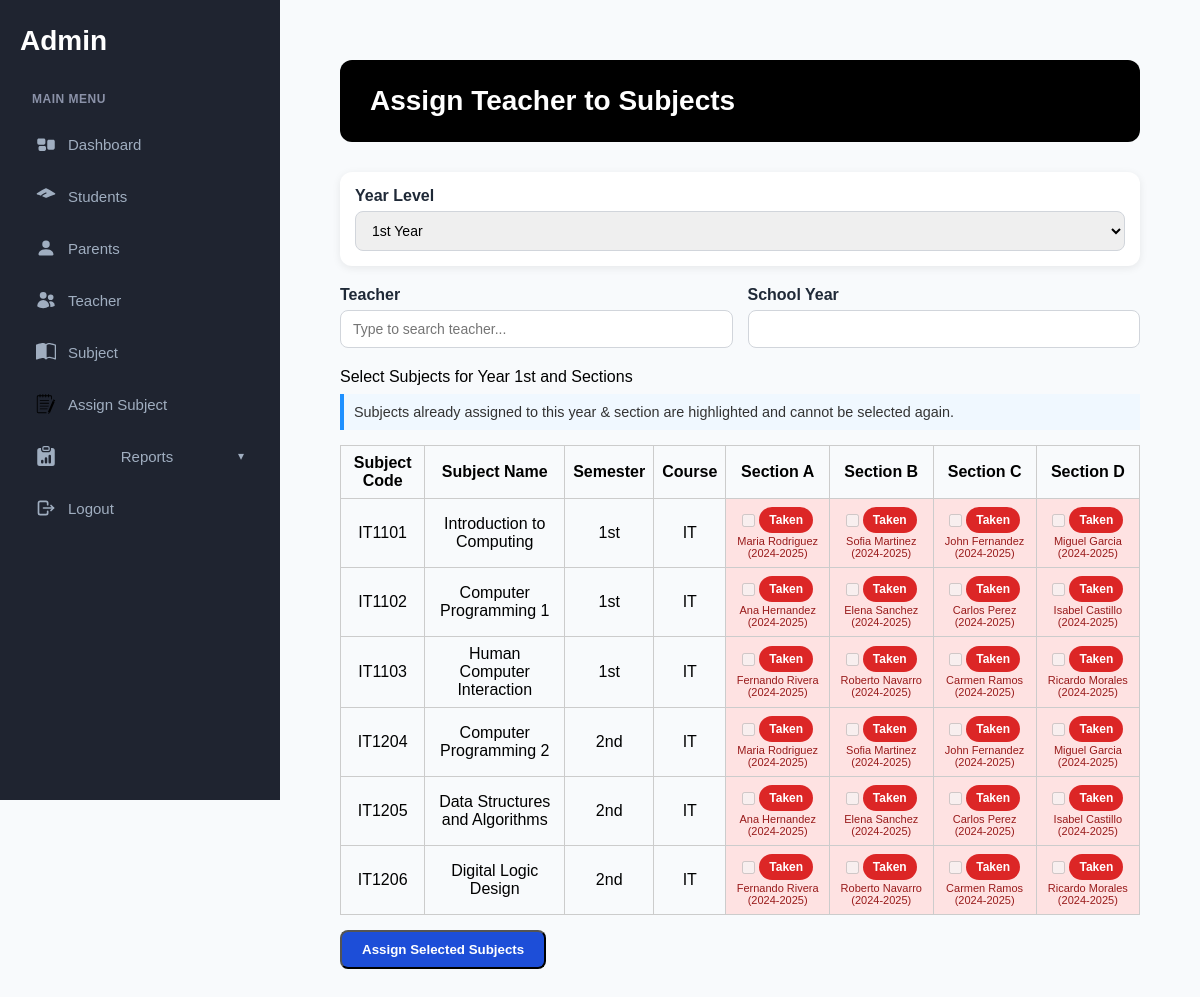
Page /academic/assignments/add-page/ (signed in) on the committed database.
### academics/models.py (models this page shows, shortened)
class Subject(models.Model):
    course = models.ForeignKey(Course, on_delete=models.SET_NULL, null=True)
    subject_code = models.CharField(max_length=20)
    name = models.CharField(max_length=255)
    semester_number = models.CharField(
        max_length=3,
        choices=[('1st', '1st Semester'), ('2nd', '2nd Semester')],
    )
    year_level = models.CharField(
        max_length=10,
        choices=YEAR_LEVEL_CHOICES,
        default='1st',
    )
    class Meta:
        unique_together = ('subject_code', 'semester_number', 'year_level')

class Course(models.Model):
    name = models.CharField(max_length=255)
    description = models.CharField(max_length=255)

class SubjectOffering(models.Model):
    subject = models.ForeignKey(
        Subject,
        on_delete=models.CASCADE,
        related_name='offerings',
    )
    teacher = models.ForeignKey(
        "accounts.TeacherProfile",
        on_delete=models.SET_NULL,
        null=True,
        related_name='subjects',
    )
    year = models.CharField(max_length=10, choices=YEAR_LEVEL_CHOICES)
    section = models.CharField(max_length=5, choices=SECTION_CHOICES, default=SECTION_CHOICES[0][0])
    school_year = models.CharField(max_length=20)
    class Meta:
        unique_together = (
            'subject',
            'year',
            'section',
            'school_year',
        )

### accounts/models.py (models this page shows, shortened)
class TeacherProfile(models.Model):
    user = models.OneToOneField(CustomUser, on_delete=models.CASCADE, limit_choices_to={'role':'teacher'})
    first_name = models.CharField(max_length=50)
    middle_name = models.CharField(max_length=50, blank=True, null=True)
    last_name = models.CharField(max_length=50)

### academics/views.py (the view, shortened to what this page needs)
# urls.py: path('assignments/add-page/', views.add_assignment_page, name='add_assignment_page'),
@login_required
def add_assignment_page(request):
    teacher_list = TeacherProfile.objects.all()
    selected_year = request.GET.get('year') or YEAR_LEVEL_CHOICES[0][0]
    subjects = Subject.objects.filter(
        year_level=selected_year
    ).select_related('course').order_by('course__name', 'subject_code')
    existing_offerings = SubjectOffering.objects.select_related('teacher').filter(
        year=selected_year,
    )
    offerings_by_subject = {
        (offering.subject_id, offering.section): offering
        for offering in existing_offerings
    }
    subject_rows = []
    for subject in subjects:
        section_status = []
        for value, label in SECTION_CHOICES:
            offering = offerings_by_subject.get((subject.id, value))
            section_status.append({
                'value': value,
                'label': label,
                'is_taken': offering is not None,
                'assigned_teacher': offering.teacher if offering else None,
                'school_year': offering.school_year if offering else '',
            })
        subject_rows.append({
            'subject': subject,
            'sections': section_status,
        })
    form = AssignSubjectForm()
    return render(request, 'dashboard/add_assignment_page.html', {
        'teacher_list': teacher_list,
        'subject_rows': subject_rows,
        'assign_subject_form': form,
        'year_levels': YEAR_LEVEL_CHOICES,
        'sections': SECTION_CHOICES,
        'selected_year': selected_year,
    })

### academics/forms.py
class AssignSubjectForm(forms.ModelForm):
    class Meta:
        model = SubjectOffering
        fields = ['subject', 'teacher', 'year', 'section', 'school_year']
        widgets = {
            'subject': forms.Select(attrs={'class': 'form-control'}),
            'teacher': forms.Select(attrs={'class': 'form-control'}),
            'year': forms.Select(attrs={'class': 'form-control'}),
            'section': forms.Select(attrs={'class': 'form-control'}),
            'school_year': forms.TextInput(attrs={'class': 'form-control'}),
        }

### dashboard/templates/dashboard/add_assignment_page.html (shortened to what this page needs)
{% extends 'base.html' %}
{% load static %}
{% block content %}
<div class="dashboard-container">
  <div class="dashboard-header">
    <h2>Assign Teacher to Subjects</h2>
  </div>
  <form method="get" class="filter-container styled-filter">
    <div class="form-field">
      <label for="year_filter">Year Level</label>
      <select id="year_filter" name="year" class="form-control" onchange="this.form.submit()">
        {% for value,label in year_levels %}
          <option value="{{ value }}" {% if value == selected_year %}selected{% endif %}>{{ label }}</option>
        {% endfor %}
      </select>
    </div>
  </form>
  <form method="post" action="{% url 'academics:add_assignment_page' %}" id="assignForm">
    <div class="form-grid">
      <div class="form-field">
        <label for="teacherInput">Teacher</label>
        <input id="teacherInput" list="teacherList" class="form-control" placeholder="Type to search teacher..." required>
      </div>
      <div class="form-field">
        <label for="schoolYearInput">School Year</label>
        {{ assign_subject_form.school_year }}
      </div>
    </div>
    <div class="form-group">
      <label>Select Subjects for Year {{ selected_year }} and Sections</label>
      <p class="info-note" style="margin-top:8px;">
        Subjects already assigned to this year &amp; section are highlighted and cannot be selected again.
      </p>
      <table class="subject-table recent-table">
        <thead>
          <tr>
            <th>Subject Code</th>
            <th>Subject Name</th>
            <th>Semester</th>
            <th>Course</th>
            {% for value,label in sections %}
              <th>Section {{ label }}</th>
            {% endfor %}
          </tr>
        </thead>
        <tbody>
          {% if subject_rows %}
            {% for row in subject_rows %}
              {% with sub=row.subject %}
              <tr>
                <td>{{ sub.subject_code }}</td>
                <td>{{ sub.name }}</td>
                <td>{{ sub.semester_number }}</td>
                <td>{{ sub.course.name }}</td>
                {% for sec in row.sections %}
                  <td class="{% if sec.is_taken %}taken-cell{% endif %}">
                    <label class="section-checkbox">
                      <input type="checkbox"
                             name="assign_{{ sub.id }}_{{ sec.value }}"
                             data-subject="{{ sub.id }}"
                             data-section="{{ sec.value }}"
                             data-year="{{ selected_year }}"
                             {% if sec.is_taken %}disabled{% endif %}>
                      {% if sec.is_taken %}
                        <span class="taken-pill">
                          Taken
                        </span>
                      {% endif %}
                    </label>
                    {% if sec.is_taken and sec.assigned_teacher %}
                      <div class="taken-meta">
                        {{ sec.assigned_teacher.first_name }} {{ sec.assigned_teacher.last_name }} ({{ sec.school_year }})
                      </div>
                    {% endif %}
                  </td>
                {% endfor %}
              </tr>
              {% endwith %}
            {% endfor %}
          {% else %}
            <tr>
              <td colspan="{{ 4|add:sections|length }}" class="empty-row">No subjects found for the selected year level.</td>
            </tr>
          {% endif %}
        </tbody>
      </table>
    </div>
    <button type="submit" class="btn add-subject-btn">Assign Selected Subjects</button>
  </form>
</div>
{% endblock %}

### core/static/css/styles.css (style rules this page uses)
* { margin: 0; padding: 0; box-sizing: border-box; }
body { font-family: -apple-system, BlinkMacSystemFont, 'Segoe UI', Roboto, Oxygen, Ubuntu, Cantarell, sans-serif; background-color: #f8fafc; min-height: 100vh; margin: 0; padding: 0; }
.dashboard-container { padding: 30px; font-family: 'Poppins', sans-serif; }
.dashboard-header { background: #000; color: #fff; padding: 25px 30px; border-radius: 12px; margin-bottom: 30px; }
.dashboard-header h2 { margin: 0; font-size: 28px; font-weight: 700; }
.recent-table { width: 100%; border-collapse: collapse; margin-top: 15px; }
.recent-table th, .recent-table td { border-bottom: 1px solid #ddd; padding: 10px; text-align: left; }
.add-student-btn , .add-subject-btn { background-color: #1d4ed8; color: #fff; padding: 10px 20px; border-radius: 8px; text-decoration: none; font-weight: 600; transition: background-color 0.3s ease; }
.dashboard-header { display: flex; justify-content: space-between; align-items: center; background: #000; color: #fff; padding: 25px 30px; border-radius: 12px; margin-bottom: 30px; }
.add-subject-btn { background-color: #1d4ed8; color: #fff; padding: 10px 20px; border-radius: 8px; text-decoration: none; font-weight: 600; transition: background-color 0.3s ease; }
.info-note { background-color: #f0f8ff; border-left: 4px solid #1e90ff; padding: 10px; margin-bottom: 15px; font-size: 0.9rem; color: #333; }

### core/static/css/report.css (style rules this page uses)
* { margin: 0; padding: 0; box-sizing: border-box; }
body { font-family: 'Poppins', sans-serif; background-color: #f8fafc; min-height: 100vh; margin: 0; padding: 0; }
.dashboard-container { padding: 30px; }
.dashboard-header { display: flex; justify-content: space-between; align-items: center; background: #000; color: #fff; padding: 25px 30px; border-radius: 12px; margin-bottom: 30px; }
.dashboard-header h2 { font-size: 28px; font-weight: 700; }

### dashboard/templates/dashboard/add_assignment_page.html (style rules this page uses)
.subject-table { width: 100%; border-collapse: collapse; margin-bottom: 15px; }
.subject-table th, .subject-table td { border: 1px solid #ccc; padding: 8px; text-align: center; }
.form-group { margin-bottom: 15px; }
.form-grid { display: grid; grid-template-columns: repeat(auto-fit, minmax(220px, 1fr)); gap: 15px; margin-bottom: 20px; }
.form-field label { font-weight: 600; display: block; margin-bottom: 6px; color: #1f2937; }
.form-field .form-control, .form-field input, .form-field select { width: 100%; padding: 10px 12px; border: 1px solid #d1d5db; border-radius: 8px; font-size: 14px; }
.styled-filter { background: #fff; padding: 15px; border-radius: 12px; box-shadow: 0 2px 8px rgba(0,0,0,0.08); margin-bottom: 20px; }
.taken-cell { background-color: #fee2e2; }
.taken-cell input[type="checkbox"] { cursor: not-allowed; }
.taken-pill { display: inline-block; padding: 6px 10px; border-radius: 999px; background-color: #dc2626; color: #fff; font-size: 12px; font-weight: 600; }
.taken-meta { font-size: 11px; color: #991b1b; margin-top: 2px; }
.section-checkbox { display: flex; align-items: center; gap: 4px; justify-content: center; }

### rows in the picture
Subject: subject.subject_code "IT1101", subject.name "Introduction to Computing", subject.semester_number "1st", subject.course.name "IT"
TeacherProfile: assigned_teacher.first_name "Maria", assigned_teacher.last_name "Rodriguez", school_year "2024-2025"
TeacherProfile: assigned_teacher.first_name "Sofia", assigned_teacher.last_name "Martinez", school_year "2024-2025"
TeacherProfile: assigned_teacher.first_name "John", assigned_teacher.last_name "Fernandez", school_year "2024-2025"
TeacherProfile: assigned_teacher.first_name "Miguel", assigned_teacher.last_name "Garcia", school_year "2024-2025"
Subject: subject.subject_code "IT1102", subject.name "Computer Programming 1", subject.semester_number "1st", subject.course.name "IT"
TeacherProfile: assigned_teacher.first_name "Ana", assigned_teacher.last_name "Hernandez", school_year "2024-2025"
TeacherProfile: assigned_teacher.first_name "Elena", assigned_teacher.last_name "Sanchez", school_year "2024-2025"
TeacherProfile: assigned_teacher.first_name "Carlos", assigned_teacher.last_name "Perez", school_year "2024-2025"
TeacherProfile: assigned_teacher.first_name "Isabel", assigned_teacher.last_name "Castillo", school_year "2024-2025"
Subject: subject.subject_code "IT1103", subject.name "Human Computer Interaction", subject.semester_number "1st", subject.course.name "IT"
TeacherProfile: assigned_teacher.first_name "Fernando", assigned_teacher.last_name "Rivera", school_year "2024-2025"
TeacherProfile: assigned_teacher.first_name "Roberto", assigned_teacher.last_name "Navarro", school_year "2024-2025"
TeacherProfile: assigned_teacher.first_name "Carmen", assigned_teacher.last_name "Ramos", school_year "2024-2025"
TeacherProfile: assigned_teacher.first_name "Ricardo", assigned_teacher.last_name "Morales", school_year "2024-2025"
Subject: subject.subject_code "IT1204", subject.name "Computer Programming 2", subject.semester_number "2nd", subject.course.name "IT"
Subject: subject.subject_code "IT1205", subject.name "Data Structures and Algorithms", subject.semester_number "2nd", subject.course.name "IT"
Subject: subject.subject_code "IT1206", subject.name "Digital Logic Design", subject.semester_number "2nd", subject.course.name "IT"

### other values in the picture
{{ selected_year }} "1st"
{{ label }} "A" "B" "C" "D"
form field year "1st Year"
